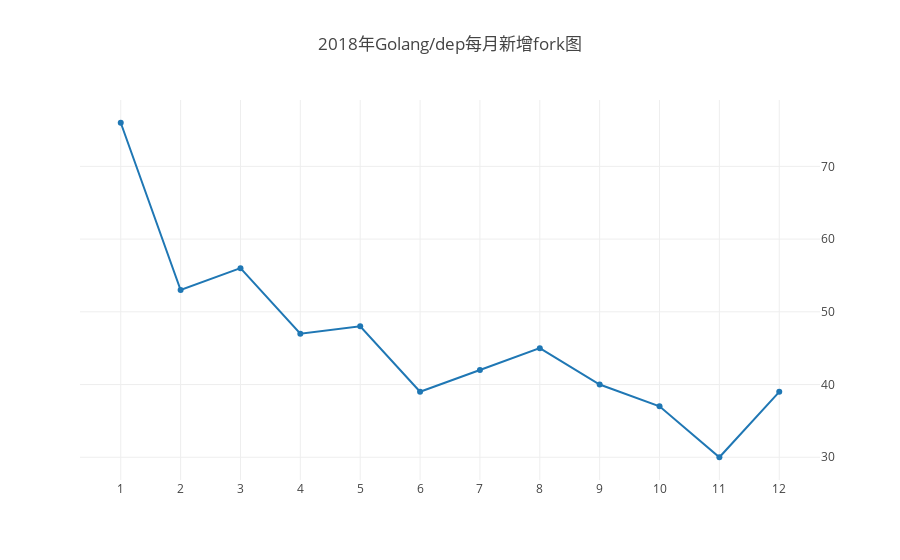

Notebook source saved alongside this figure:
### Code cell
Promise.all(
    months.map(
        x => {
            var q = `SELECT COUNT() AS fork_count 
            FROM github_log.year2018 
            WHERE repo_id=70202506 and type='ForkEvent' and toMonth(created_date)=${x}`;
            return openDigger.driver.clickhouse.query(q);
        }
    )
).then(data => {
    var forkCount = [];
    data.forEach(d => {
        forkCount.push(d[0].fork_count);
    });
    openDigger.render.plotly([
        {x: times, y: forkCount, mode: 'scatter', name: 'fork事件数量'},
    ], {
        title: '2018年Golang/dep每月新增fork图',
        yaxis: { overlaying: 'y', side: 'right', anchor: 'x' },
        xaxis: {type: 'category'}
    });
    console.table(data.map((d, i) => {
        return {
            '月份': i + 1,
            'fork数': d[0].fork_count,
        };
    }));  
});

### Figure 1 — Plotly figure (JSON) as saved in the notebook; plotly's stock layout.template omitted (floating-point values rounded to 4 significant figures)
{"data": [{"mode": "scatter", "name": "fork事件数量", "x": [1, 2, 3, 4, 5, 6, 7, 8, 9, 10, 11, 12, 1, 2, 3, 4, 5, 6, 7, 8, 9, 10, 11, 12, 1, 2, 3, 4, 5, 6, 7, 8, 9, 10, 11, 12, 1, 2, 3, 4, 5, 6, 7, 8, 9, 10, 11, 12, 1, 2, 3, 4, 5, 6, 7, 8, 9, 10, 11, 12], "y": ["76", "53", "56", "47", "48", "39", "42", "45", "40", "37", "30", "39"]}], "layout": {"autosize": true, "title": {"text": "2018年Golang/dep每月新增fork图"}, "xaxis": {"autorange": true, "range": [-0.6715, 11.67], "type": "category"}, "yaxis": {"anchor": "x", "autorange": true, "overlaying": "y", "range": [26.2, 79.8], "side": "right", "type": "linear"}}}
